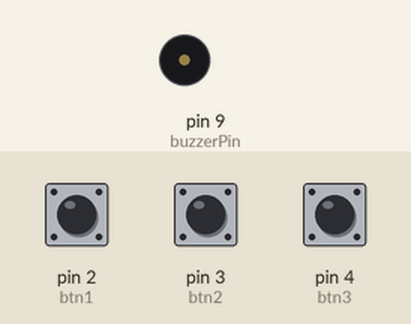
A sketch run on a simulated Arduino Uno, built with avr-gcc and run on an emulated ATmega328P. Parts: buzzer (waves = sounding). The test bench sets the inputs (shaded band); at power-on: pin 2 (btn1) LOW, pin 3 (btn2) LOW, pin 4 (btn3) LOW.

Above: at 1.2 s.
1.3 s: pin 2 (btn1) pulled HIGH for 0.15 s
At 1.37 s:
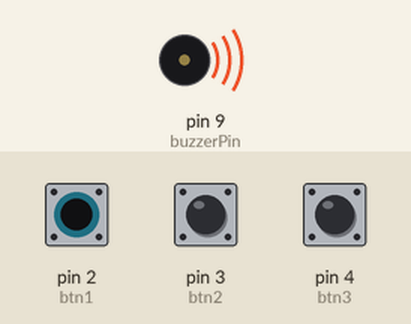
2.9 s: pin 2 (btn1) pulled HIGH for 3.2 s
At 6.5 s:
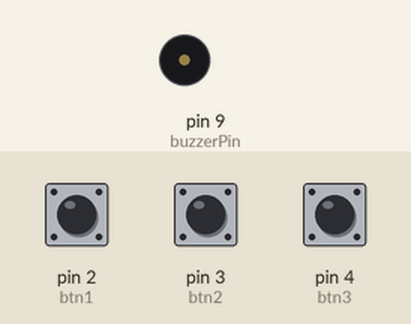
7.6 s: pin 3 (btn2) pulled HIGH for 3.2 s
At 8.8 s:
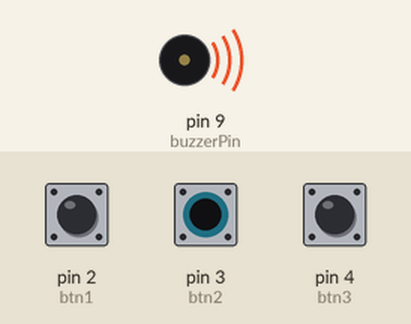
Timing chart, 0 to 12.3 s (numbered marks = the images above; inputs shaded):
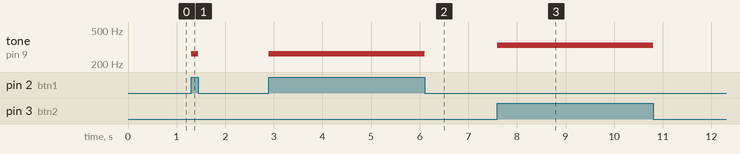

Measured:
- after the input at 1.3 s, tone on pin 9 (buzzerPin): silent → 262 Hz at once, → silent 0.15 s later
- after the input at 2.9 s, tone on pin 9 (buzzerPin): silent → 262 Hz at once, → silent 3.2 s later
- after the input at 7.6 s, tone on pin 9 (buzzerPin): silent → 330 Hz at once, → silent 3.2 s later

The sketch:

DAY26-AudioToneSynthKeyboard.ino
```cpp
const int buzzerPin = 9;

const int btn1 = 2;
const int btn2 = 3;
const int btn3 = 4;

void setup() {
  pinMode(btn1, INPUT);
  pinMode(btn2, INPUT);
  pinMode(btn3, INPUT);
  pinMode(buzzerPin, OUTPUT);
}

void loop() {
  if (digitalRead(btn1)) {
    tone(buzzerPin, 262);  // C
  }
  else if (digitalRead(btn2)) {
    tone(buzzerPin, 330);  // E
  }
  else if (digitalRead(btn3)) {
    tone(buzzerPin, 392);  // G
  }
  else {
    noTone(buzzerPin);
  }
}
```
